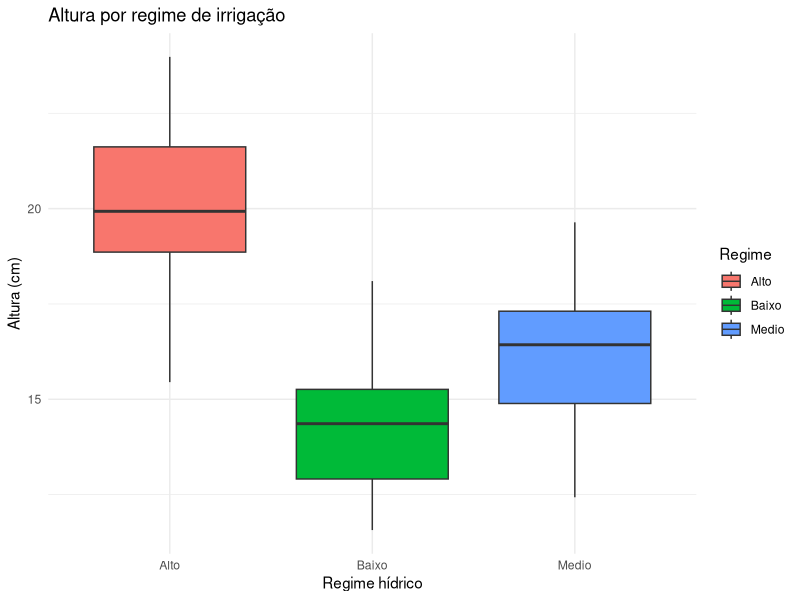
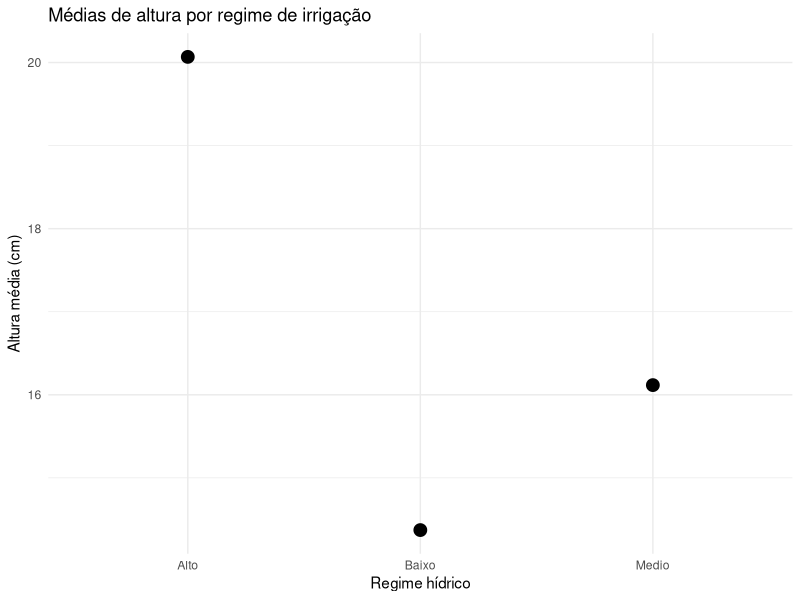

The R script that drew these images, in order:
## ---- chunk 1
knitr::opts_chunk$set(message = FALSE, warning = FALSE)
## ---- chunk 2
library(readr); library(dplyr)

# Ebook/local (caminho relativo)
cedrela <- read_csv("dados/cedrela_irrigacao.csv", show_col_types = FALSE)

# Para Colab, use:
# cedrela <- read_csv("/content/cedrela_irrigacao.csv", show_col_types = FALSE)

# Estrutura dos dados e amostra
str(cedrela)
head(cedrela)
## ---- chunk 3
cedrela %>%
  group_by(Regime) %>%
  summarise(
    n = n(),
    media_altura = mean(Altura_cm),
    desvio_altura = sd(Altura_cm),
    media_diam = mean(Diametro_mm),
    media_biomassa = mean(Biomassa_g)
  )
## ---- chunk 4
library(ggplot2)

# Boxplot de altura por regime
ggplot(cedrela, aes(x = Regime, y = Altura_cm, fill = Regime)) +
  geom_boxplot() +
  labs(title = "Altura por regime de irrigação",
       x = "Regime hídrico", y = "Altura (cm)") +
  theme_minimal()

# Pontos das médias de altura por regime
cedrela %>%
  group_by(Regime) %>%
  summarise(media_altura = mean(Altura_cm)) %>%
  ggplot(aes(x = Regime, y = media_altura)) +
  geom_point(size = 4) +
  labs(title = "Médias de altura por regime de irrigação",
       x = "Regime hídrico", y = "Altura média (cm)") +
  theme_minimal()
## ---- chunk 5
# Leitura para iniciar o exercício integrador
mudas <- read_csv("dados/crescimento_mudas.csv", show_col_types = FALSE)

str(mudas)
